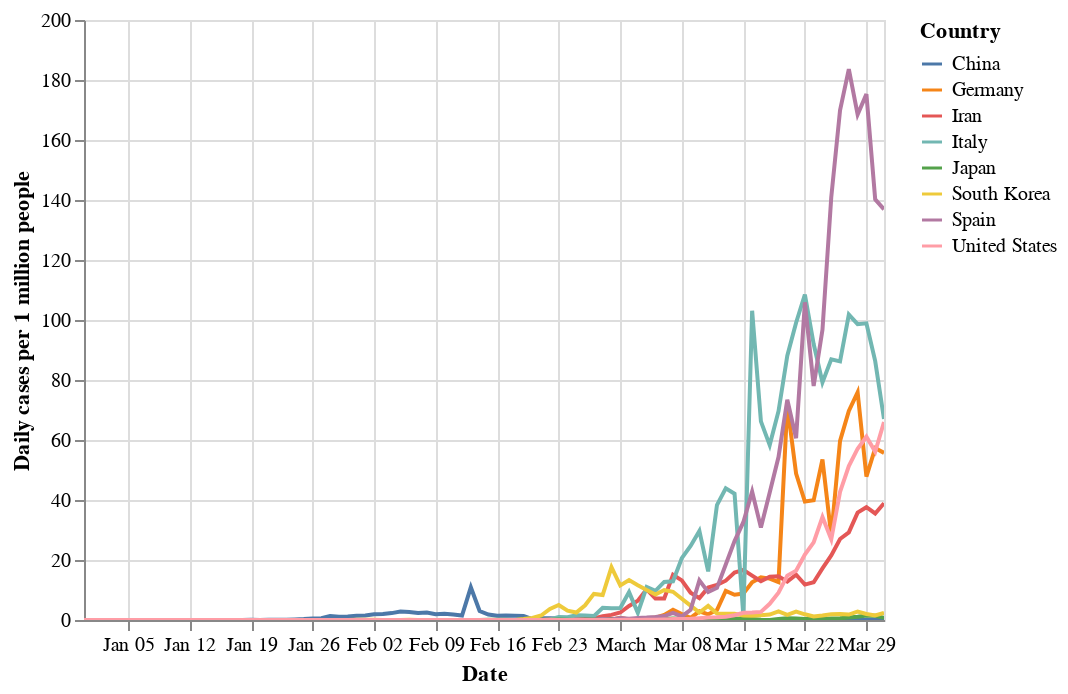

This figure's notebook cell:
### Code cell
plot('Daily cases per 1 million people')

### Figure 1 — Vega-Lite specification as saved in the notebook (floating-point values rounded to 4 significant figures; data arrays with more than 128 entries replaced by an {"elided": "..."} marker saying what was removed)
{"config": {"view": {"continuousWidth": 400, "continuousHeight": 300}}, "data": {"name": "data-ebc559bcc1a0bddc8aa00caf86abff35"}, "mark": "line", "encoding": {"color": {"type": "nominal", "field": "Country"}, "opacity": {"condition": {"value": 1, "selection": "selector011"}, "value": 0.2}, "tooltip": [{"type": "nominal", "field": "Country"}, {"type": "temporal", "field": "Date"}, {"type": "quantitative", "field": "Daily cases per 1 million people"}], "x": {"type": "temporal", "field": "Date"}, "y": {"type": "quantitative", "field": "Daily cases per 1 million people"}}, "selection": {"selector011": {"type": "multi", "fields": ["Country"], "bind": "legend"}, "selector012": {"type": "interval", "bind": "scales", "encodings": ["x", "y"]}}, "$schema": "https://vega.github.io/schema/vega-lite/v4.0.2.json", "datasets": {"data-ebc559bcc1a0bddc8aa00caf86abff35": {"elided": "736 records"}}}
